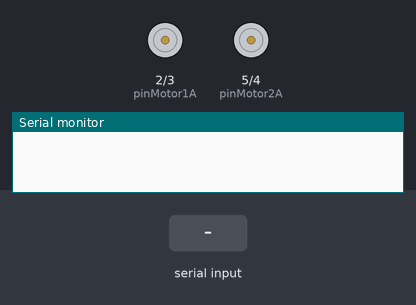
This sketch was run on a simulated Arduino Uno, built with avr-gcc and run on an emulated ATmega328P. On the bench: motor-driver pin pairs drawn as motors (green arrow = first pin HIGH = forward, orange = second pin HIGH = backward, longer = more drive), the last lines printed to the serial monitor. The inputs (shaded band) are chosen by the test bench.

Above: at 1.2 s.
1.3 s: "F" received over the second serial link
At 2.5 s:
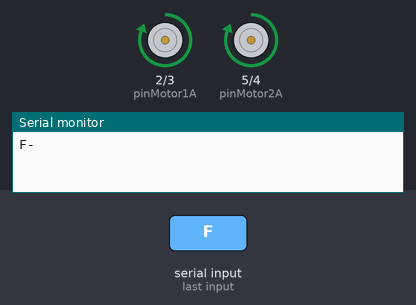
2.8 s: "B" received over the second serial link
At 3.8 s:
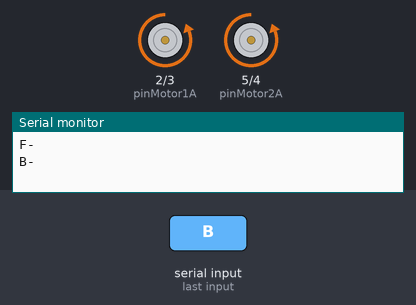
4.3 s: "L" received over the second serial link
At 5.0 s:
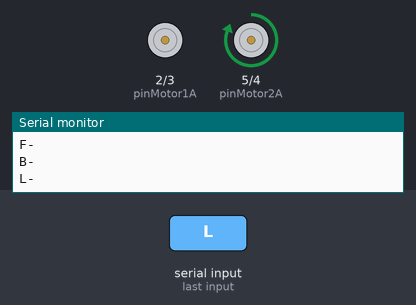
5.8 s: "R" received over the second serial link
At 6.1 s:
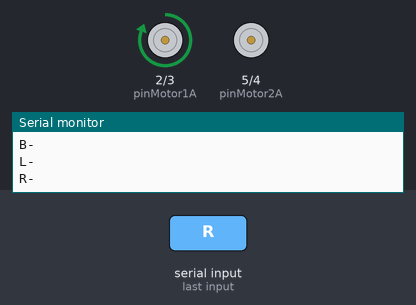
Timing chart, 0 to 8.3 s (numbered marks = the images above; inputs shaded):
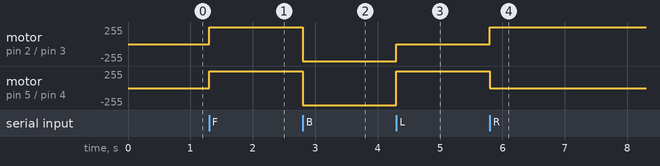

The sketch:

ninosscuderia_cpp__final.ino
```cpp
//PROGRAMA BASE CARRINHO BLUETOOTH

//USAR PINOS CONFORME ENDEREÇAMENTO ABAIXO

//Definição do uso dos pinos do Arduino
#define pinMotor1A     2 //vd
#define pinMotor1B     3 //az
#define pinMotor2A     5 //br
#define pinMotor2B     4 //cz

#define pinBtRx        6  //vd
#define pinBtTx        7  //az

//Biblioteca para comunicação com módulo Bluetooth
#include <SoftwareSerial.h>
SoftwareSerial bluetooth(pinBtRx, pinBtTx); // RX, TX

//Declaração das variaveis para Controle do Motor
int velocidade = 0;
bool sentido = 1;
int estado = 0;

//Configuração do projeto no Arduino
void setup() {
  //Configura o estado das portas do Arduino
  pinMode(pinMotor1A, OUTPUT);
  pinMode(pinMotor1B, OUTPUT);
  pinMode(pinMotor2A, OUTPUT);
  pinMode(pinMotor2B, OUTPUT);


  //Inicia a comunicação serial para monitorar o que está acontecendo pelo monitor serial
  Serial.begin(9600);

  //Inicia a cominicação serial com o módulo bluetooth
  bluetooth.begin(9600);


}

void loop() {
char recebido;

  //Teste do Bluetooth
  if (bluetooth.available()) {
    recebido = bluetooth.read();
    Serial.write(recebido);
    Serial.println("- ");
     }
          if (recebido == 'F') {   // MOVIMENTO PARA FRENTE

       digitalWrite(pinMotor1A, HIGH);
       digitalWrite(pinMotor1B, LOW);
       digitalWrite(pinMotor2A, HIGH);
       digitalWrite(pinMotor2B, LOW);
    }

     else if (recebido == 'B') {   // MOVIMENTO PARA TRÁS (RÉ)

       digitalWrite(pinMotor1A, LOW);
       digitalWrite(pinMotor1B, HIGH);
       digitalWrite(pinMotor2A, LOW);
       digitalWrite(pinMotor2B, HIGH);

     }else if (recebido == 'L') {   // MOVIMENTO PARA ESQUERDA

       digitalWrite(pinMotor1A, LOW);
       digitalWrite(pinMotor1B, LOW);
       digitalWrite(pinMotor2A, HIGH);
       digitalWrite(pinMotor2B, LOW);

     }  else if (recebido == 'R') {   // MOVIMENTO PARA DIREITA

       digitalWrite(pinMotor1A, HIGH);
       digitalWrite(pinMotor1B, LOW);
       digitalWrite(pinMotor2A, LOW);
       digitalWrite(pinMotor2B, LOW);

    }

    else if (recebido == 'S') {   // PARADO

       digitalWrite(pinMotor1A, LOW);
       digitalWrite(pinMotor1B, LOW);
       digitalWrite(pinMotor2A, LOW);
       digitalWrite(pinMotor2B, LOW);

    }

}
```

Measured:
- after the input at 1.3 s, motor on pin 2 (pinMotor1A) / pin 3 (pinMotor1B), motor on pin 5 (pinMotor2A) / pin 4 (pinMotor2B): stopped → forward 255/255 at once
- after the input at 2.8 s, motor on pin 2 (pinMotor1A) / pin 3 (pinMotor1B), motor on pin 5 (pinMotor2A) / pin 4 (pinMotor2B): forward 255/255 → backward 255/255 at once
- after the input at 4.3 s, motor on pin 2 (pinMotor1A) / pin 3 (pinMotor1B): backward 255/255 → stopped at once; motor on pin 5 (pinMotor2A) / pin 4 (pinMotor2B): backward 255/255 → forward 255/255 at once
- after the input at 5.8 s, motor on pin 2 (pinMotor1A) / pin 3 (pinMotor1B): stopped → forward 255/255 at once; motor on pin 5 (pinMotor2A) / pin 4 (pinMotor2B): forward 255/255 → stopped at once
